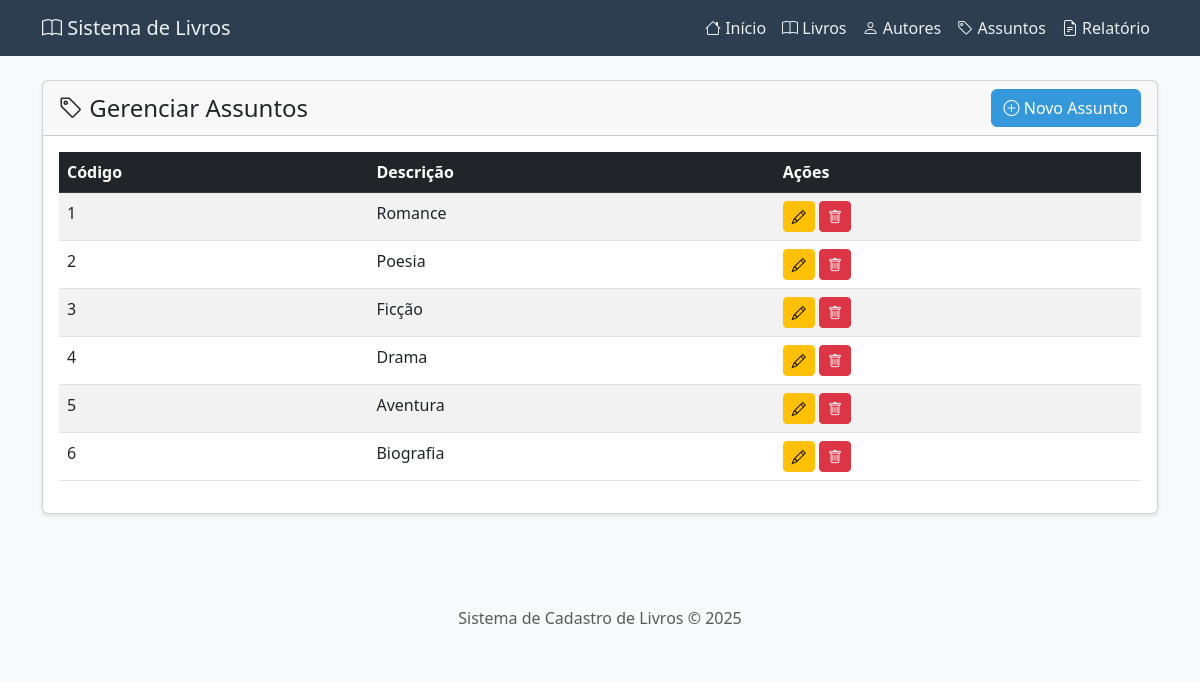
The page /assunto on the database its author committed.
### tables this page shows
CREATE TABLE IF NOT EXISTS Assunto (
    codAs INT AUTO_INCREMENT PRIMARY KEY,   
    Descricao VARCHAR(20) NOT NULL,          
    INDEX idx_descricao (Descricao)          
);

### src/Controllers/BaseController.php (called while the page is built, shortened)
<?php
abstract class BaseController
{
    protected string $pluralName;
    protected string $viewName;
    protected ?object $model = null;
    public function __construct()
    {
        $this->entityName = $this->calculateEntityName();
        $this->viewName = strtolower($this->entityName);
        if (!isset($this->pluralName)) {
            $this->pluralName = $this->viewName . 's';
        }
        $modelClass = "App\\Models\\{$this->entityName}";
        $this->model = class_exists($modelClass) ? new $modelClass() : null;
    }
    private function calculateEntityName(): string
    {
        return str_replace('Controller', '', basename(str_replace('\\', '/', get_class($this))));
    }
    public function index(): void
    {
        $this->render("{$this->viewName}/index", [
            $this->pluralName => $this->model->findAll()
        ]);
    }
    protected function render(string $view, array $data = []): void
    {
        extract($data);
        $url = fn(string $route = '') => App::url($route);
        include __DIR__ . '/../Views/layout/header.php';
        include __DIR__ . "/../Views/{$view}.php";
        include __DIR__ . '/../Views/layout/footer.php';
    }
}

### public/index.php (called while the page is built, shortened)
<?php
$parts = explode('/', $_GET['route'] ?? 'home');
try {
    $route = $parts[0] ?: 'home';
    $action = $parts[1] ?? 'index';
    $id = isset($parts[2]) ? (int)$parts[2] : null;
    $controller = new $controllers[$route]();
    if ($id !== null) {
        $controller->$action($id);
    } else {
        $controller->$action();
    }
} catch (\RuntimeException $e) {
    http_response_code($e->getCode() ?: 500);
    $isJson = str_contains($_SERVER['HTTP_ACCEPT'] ?? '', 'application/json');
    if ($isJson) {
        header('Content-Type: application/json');
        echo json_encode(['success' => false, 'message' => $e->getMessage()]);
    } else {
        header('Content-Type: text/html');
        echo "Erro: " . htmlspecialchars($e->getMessage());
    }
} catch (\Exception $e) {
    error_log("Erro não tratado: " . $e->getMessage());
    http_response_code(500);
    echo "Erro interno do servidor.";
}

### src/Config/Env.php (called while the page is built, shortened)
<?php
class Env
{
    public static function get(string $key): string
    {
        $value = $_ENV[$key] ?? getenv($key);
        return (string) $value;
    }
}

### src/Config/App.php (called while the page is built, shortened)
<?php
class App
{
    public static function url(string $route = ''): string
    {
        return Env::get('BASE_URL') . '/' . trim($route, '/');
    }
}

### src/Models/Model.php (called while the page is built, shortened)
<?php
abstract class Model
{
    protected string $table;
    protected string $primaryKey;
    protected PDO $db;
    public function __construct()
    {
        $this->db = Connection::getInstance();
    }
    public function findAll(): array
    {
        return $this->db->query("SELECT * FROM {$this->table} ORDER BY {$this->primaryKey}")->fetchAll();
    }
}

### src/Views/assunto/index.php (the view)
<div class="row">
    <div class="col-12">
        <div class="card">
            <div class="card-header d-flex justify-content-between align-items-center">
                <h4 class="mb-0"><i class="bi bi-tag"></i> Gerenciar Assuntos</h4>
                <a href="<?= $url('assunto/create') ?>" class="btn btn-primary">
                    <i class="bi bi-plus-circle"></i> Novo Assunto
                </a>
            </div>
            <div class="card-body">
                <div class="table-responsive">
                    <table class="table table-striped table-hover">
                        <thead class="table-dark">
                            <tr>
                                <th>Código</th>
                                <th>Descrição</th>
                                <th>Ações</th>
                            </tr>
                        </thead>
                        <tbody>
                            <?php if (empty($assuntos)): ?>
                                <tr><td colspan="3" class="text-center">Nenhum assunto cadastrado.</td></tr>
                            <?php else: ?>
                                <?php foreach ($assuntos as $assunto): ?>
                                    <tr>
                                        <td><?= htmlspecialchars($assunto['codAs']) ?></td>
                                        <td><?= htmlspecialchars($assunto['Descricao']) ?></td>
                                        <td>
                                            <a href="<?= $url('assunto/edit/' . $assunto['codAs']) ?>" class="btn btn-sm btn-warning">
                                                <i class="bi bi-pencil"></i>
                                            </a>
                                            <button class="btn btn-sm btn-danger" onclick="deleteItem('<?= $url('assunto/delete') ?>/<?= $assunto['codAs'] ?>', 'Tem certeza que deseja excluir este assunto?')">
                                                <i class="bi bi-trash"></i>
                                            </button>
                                        </td>
                                    </tr>
                                <?php endforeach; ?>
                            <?php endif; ?>
                        </tbody>
                    </table>
                </div>
            </div>
        </div>
    </div>
</div>

### src/Views/layout/header.php (shortened to what this page needs)
<!DOCTYPE html>
<html lang="pt-BR">
<head>
    <link href="https://cdn.jsdelivr.net/npm/bootstrap@5.3.0/dist/css/bootstrap.min.css" rel="stylesheet">
    <link rel="stylesheet" href="https://cdn.jsdelivr.net/npm/bootstrap-icons@1.11.0/font/bootstrap-icons.css">
</head>
<body>
    <nav class="navbar navbar-expand-lg navbar-dark">
        <div class="container">
            <a class="navbar-brand" href="<?= $url('home') ?>">
                <i class="bi bi-book"></i> Sistema de Livros
            </a>
            <div class="collapse navbar-collapse" id="navbarNav">
                <ul class="navbar-nav ms-auto">
                    <li class="nav-item"><a class="nav-link" href="<?= $url('home') ?>"><i class="bi bi-house"></i> Início</a></li>
                    <li class="nav-item"><a class="nav-link" href="<?= $url('livro') ?>"><i class="bi bi-book"></i> Livros</a></li>
                    <li class="nav-item"><a class="nav-link" href="<?= $url('autor') ?>"><i class="bi bi-person"></i> Autores</a></li>
                    <li class="nav-item"><a class="nav-link" href="<?= $url('assunto') ?>"><i class="bi bi-tag"></i> Assuntos</a></li>
                    <li class="nav-item"><a class="nav-link" href="<?= $url('relatorio') ?>"><i class="bi bi-file-earmark-text"></i> Relatório</a></li>
                </ul>
            </div>
        </div>
    </nav>
    <div class="container mt-4">

### src/Views/layout/footer.php (shortened to what this page needs)
    </div>
    <footer class="mt-5 py-4 bg-light">
        <div class="container text-center">
            <p class="text-muted mb-0">Sistema de Cadastro de Livros &copy; <?= date('Y') ?></p>
        </div>
    </footer>
</body>
</html>

### src/Views/layout/header.php (style rules this page uses)
body { background-color: #f8f9fa; }
.navbar { background-color: #2c3e50 !important; }
.navbar-brand, .nav-link { color: #ecf0f1 !important; }
.card { box-shadow: 0 2px 4px rgba(0,0,0,0.1); margin-bottom: 20px; }
.btn-primary { background-color: #3498db; border-color: #3498db; }

### rows shown on the page
assunto: codAs "1", Descricao "Romance"
assunto: codAs "2", Descricao "Poesia"
assunto: codAs "3", Descricao "Ficção"
assunto: codAs "4", Descricao "Drama"
assunto: codAs "5", Descricao "Aventura"
assunto: codAs "6", Descricao "Biografia"
